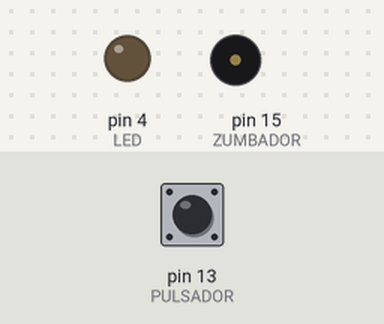
A sketch run on a simulated Arduino Uno, built with avr-gcc and run on an emulated ATmega328P. On the bench: output pins drawn as LEDs (lit = HIGH), buzzer (waves = sounding, pin HIGH). Inputs (shaded band) come from the test bench; at power-on: pin 13 (PULSADOR) HIGH.

Above: at 1.2 s.
1.3 s: pin 13 (PULSADOR) pulled LOW for 0.25 s
At 1.5 s:
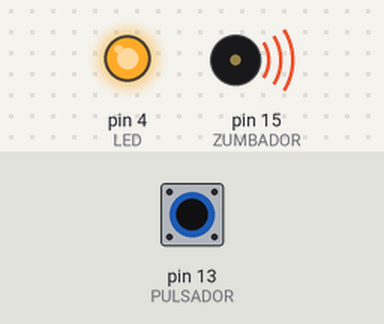
3.1 s: pin 13 (PULSADOR) pulled LOW for 3.2 s
At 7.1 s:
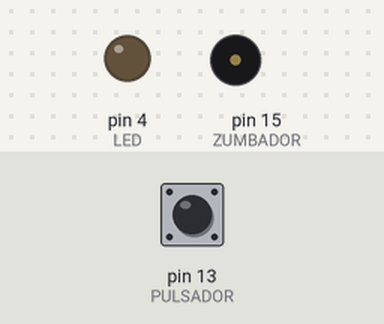
Timing chart, 0 to 8.6 s (numbered marks = the images above; inputs shaded):
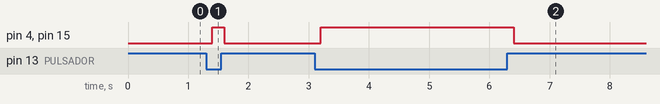

The sketch:

05_Pulsador_LED.ino
```cpp
//-------------------------------------------------------

#define PULSADOR 13 // no llevan ;
#define LED 4
#define ZUMBADOR 15

int valorBoton = LOW;
int estado = LOW;

void setup() {
  pinMode(PULSADOR, INPUT);
  pinMode(LED, OUTPUT);
  pinMode(ZUMBADOR, OUTPUT);

}

//-------------------------------------------------------

void loop() {
  valorBoton = digitalRead(PULSADOR);
   if(valorBoton == LOW){
    digitalWrite(LED, HIGH);
    digitalWrite(ZUMBADOR, HIGH);
  }
  else{
    digitalWrite(LED, LOW);
    digitalWrite(ZUMBADOR, LOW);
  }

  /*if(valorBoton == LOW) {
    estado = !estado;
    digitalWrite(LED, estado);
  }*/

  delay(200);

}

//-------------------------------------------------------
```

Measured:
- after the input at 1.3 s, pin 4 (LED), pin 15 (ZUMBADOR): LOW → HIGH after 0.10 s, → LOW 0.20 s later
- after the input at 3.1 s, pin 4 (LED), pin 15 (ZUMBADOR): LOW → HIGH after 0.10 s, → LOW 3.2 s later
